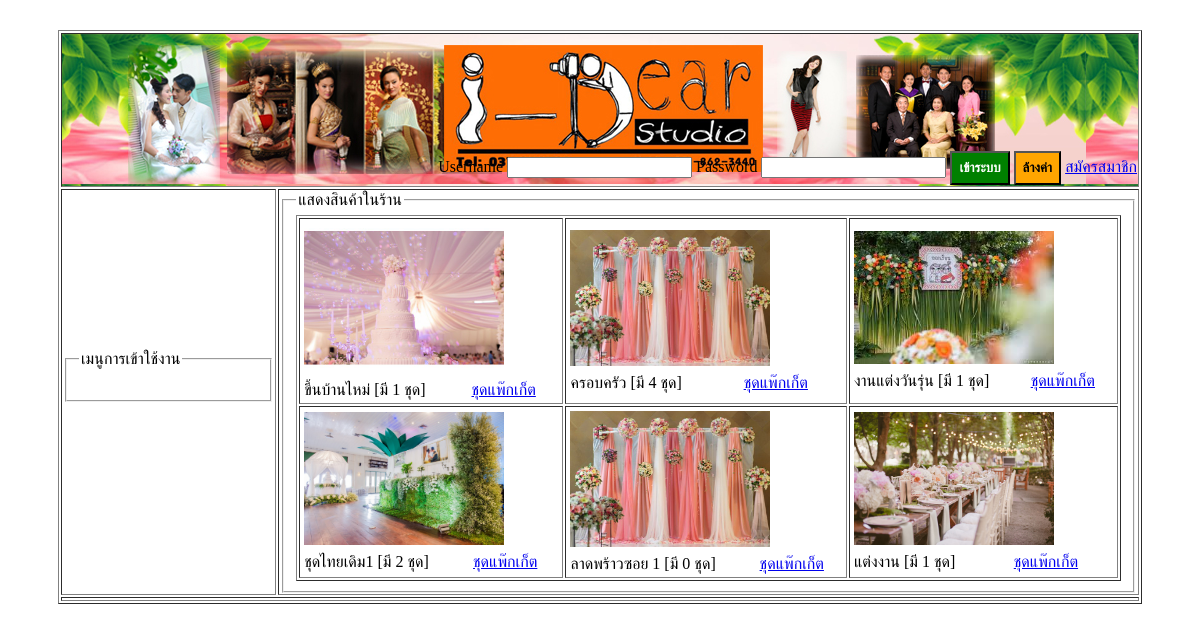
/product_package.php, run on the app's committed database.
### tables this page shows
CREATE TABLE IF NOT EXISTS `package` (
  `pac_id` bigint(11) NOT NULL AUTO_INCREMENT,
  `pac_name` varchar(50) NOT NULL,
  `pac_image` varchar(255) NOT NULL,
  `pac_createdate` date NOT NULL,
  PRIMARY KEY (`pac_id`)
);

### product_package.php (the view)
<?php include './inc_header.php'; ?>
<?php include './db/connect_db.php'; ?>
<?php
$sql = "SELECT `pac_id`, `pac_name`, `pac_image`, `pac_createdate`
        ,(SELECT count(*) FROM package_set WHERE pac_id = p.pac_id) as count_item
        FROM package p ORDER BY pac_name ASC";
$result = mysqli_query($conn, $sql) or die(mysqli_error($conn) . ' sql ::==' . $sql);
$index = 1;
$default_column = 3;
$datas_record = array();
$data_column = array();
while ($row = mysqli_fetch_array($result)) {
    $data_column[] = $row;
    if ($index == $default_column) {
        $datas_record[] = $data_column;
        $data_column = array();
        $index = 0;
    }
    $index++;
}
?>
<tr>
    <td style="width:20%;vertical-align: text-top"><?php include './inc_menuleft.php'; ?></td>
    <td style="vertical-align: text-top">
        <fieldset>
            <legend>แสดงสินค้าในร้าน</legend>
            <table border="1">
                <tbody>
                    <?php foreach ($datas_record as $records) { ?>
                        <tr>
                            <?php $columns = $records ?>
                            <?php foreach ($columns as $column) { ?>
                                <td>
                                    <table style="width: 100%">
                                        <tbody>
                                            <tr>
                                                <td colspan="2">
                                                    <img src="<?=$column['pac_image']?>"/>
                                                </td>
                                            </tr>
                                            <tr>
                                                <td><?=$column['pac_name']?> [มี <?=$column['count_item']?> ชุด]</td>
                                                <td><a href="product_package_set.php?id=<?=$column['pac_id']?>&name=<?=$column['pac_name']?>">ชุดแพ๊กเก็ต</a></td>
                                            </tr>
                                        </tbody>
                                    </table>
                                </td>
                            <?php } ?>
                        </tr>
                    <?php } ?>
                </tbody>
            </table>
        </fieldset>
    </td>
</tr>
<?php include './inc_footer.php'; ?>

### css/style.css (style rules this page uses)
table { width: 100%; }
td>img { max-height: 200px; max-width: 200px; }

### data on the page
package: pac_image (picture), pac_name "ขึ้นบ้านไหม่", count_item "1"
package: pac_image (picture), pac_name "ครอบครัว", count_item "4"
package: pac_image (picture), pac_name "งานแต่งวันรุ่น", count_item "1"
package: pac_image (picture), pac_name "ชุดไทยเดิม1", count_item "2"
package: pac_image (picture), pac_name "ลาดพร้าวซอย 1", count_item "0"
package: pac_image (picture), pac_name "แต่งงาน", count_item "1"
